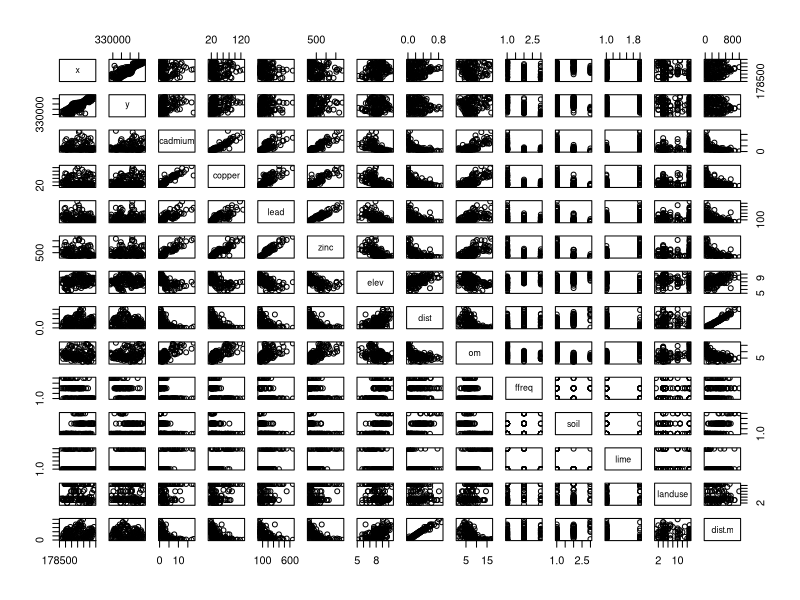
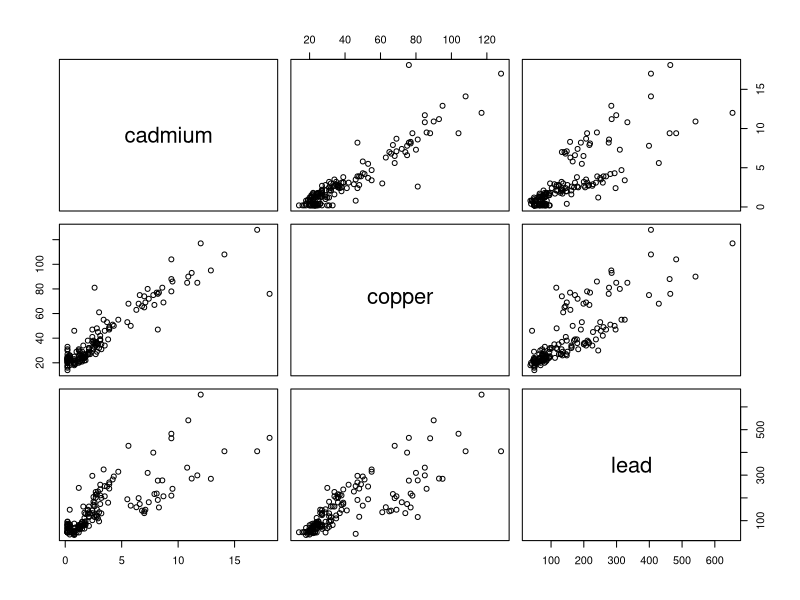
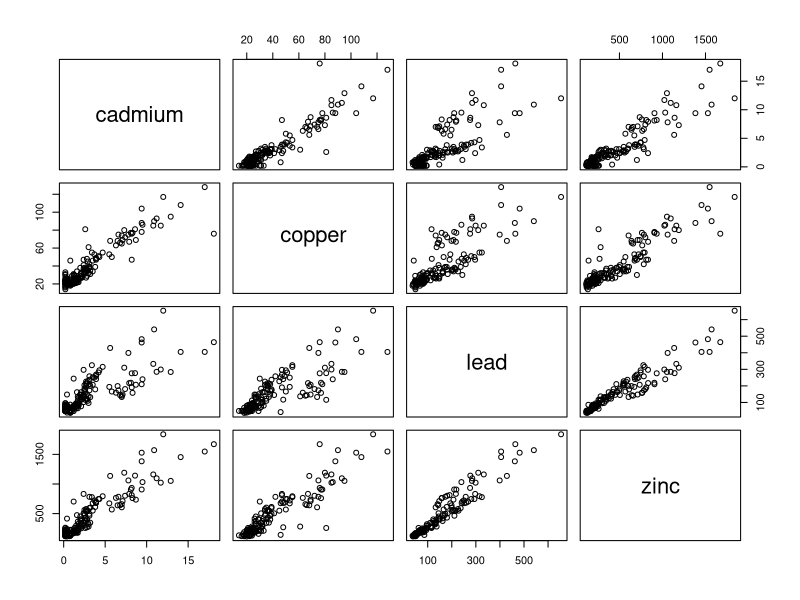
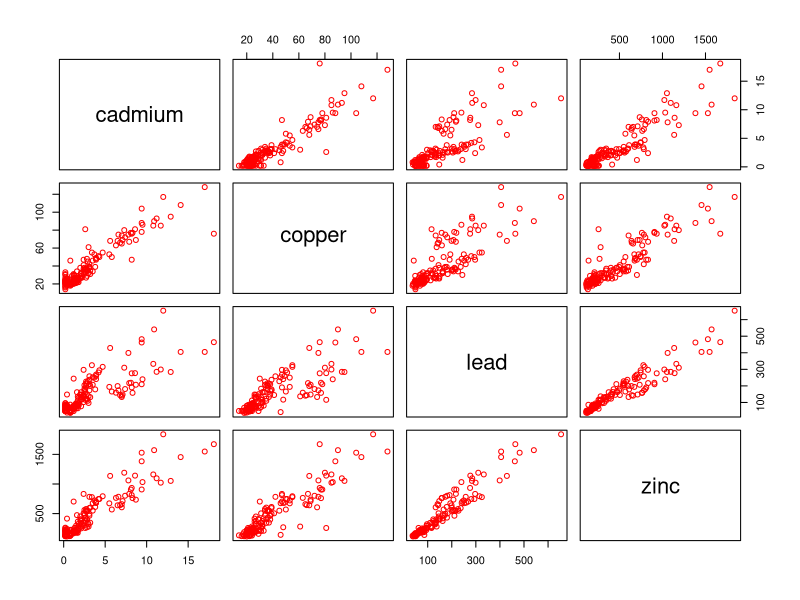
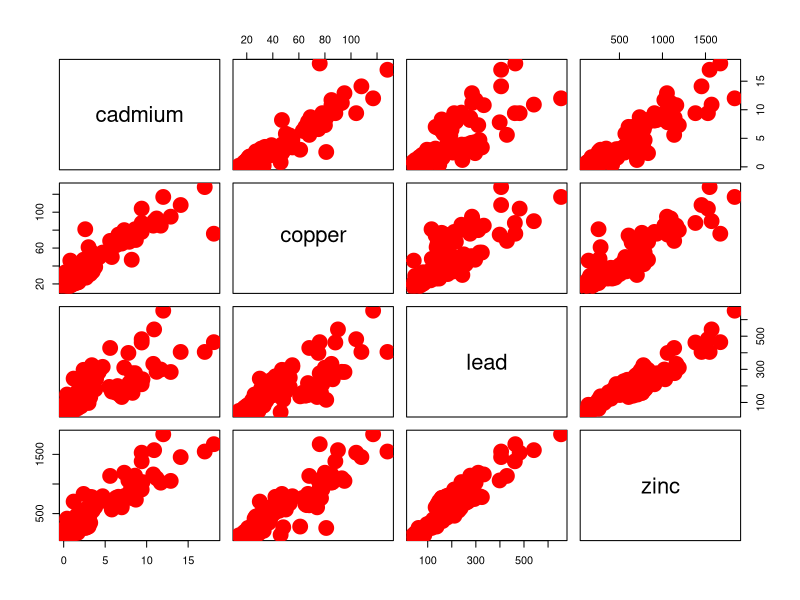
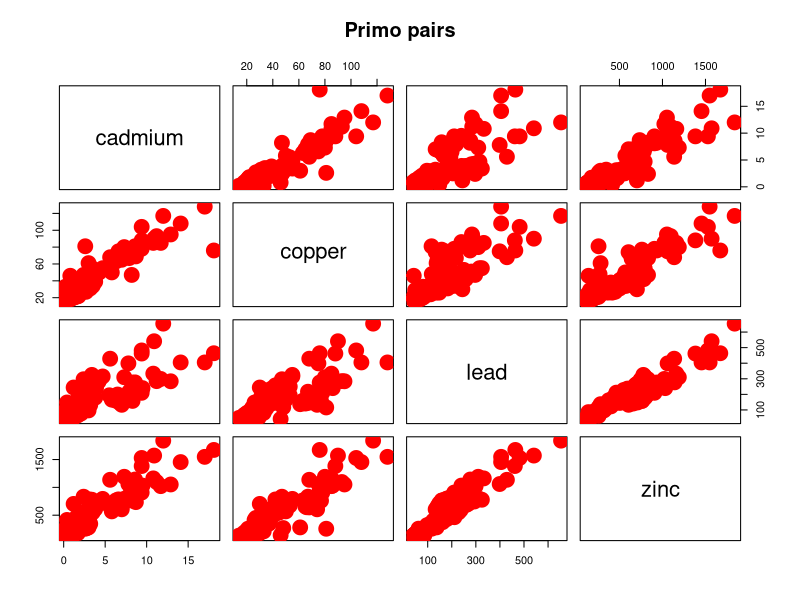
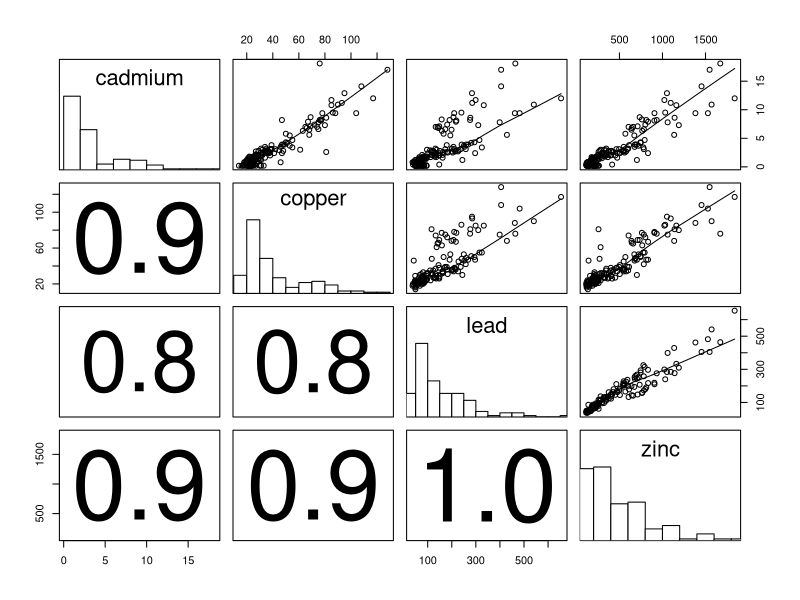
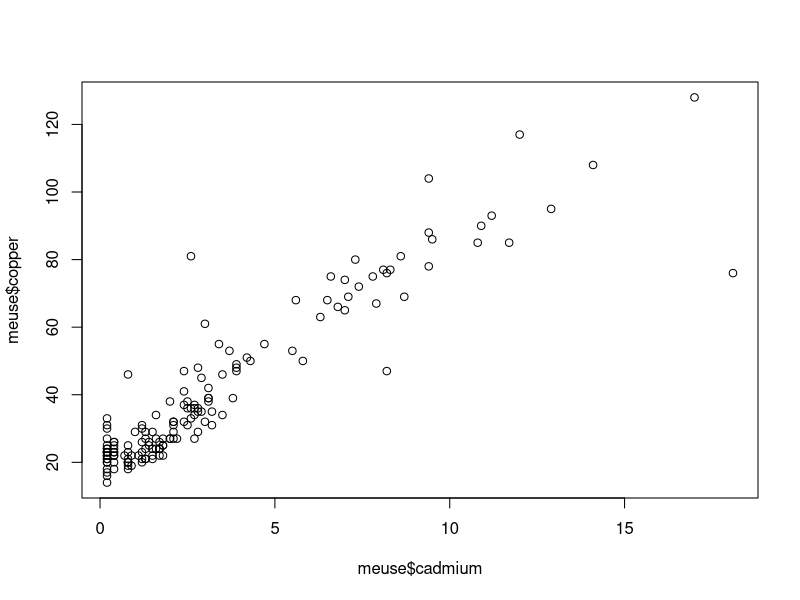

These figures' R source, in order:
#PRIMO CODICE ECOLOGIA DEL PAESAGGIO
install.packages("sp")

library(sp) # richiamiamo la libreria sp prima di .....
data(meuse)
meuse
pairs(meuse)
pairs(~ cadmium + copper + lead , data = meuse)
pairs(~ cadmium + copper + lead + zinc , data = meuse)
pairs(meuse[,3:6], col="red")
pairs(meuse[,3:6], col="red", pch=19, cex=3)
pairs(meuse[,3:6], col="red", pch=19, cex=3, main="Primo pairs")

panel.correlations <- function(x, y, digits=1, prefix="", cex.cor)
{
    usr <- par("usr"); on.exit(par(usr))
    par(usr = c(0, 1, 0, 1))
    r1=cor(x,y,use="pairwise.complete.obs")
    r <- abs(cor(x, y,use="pairwise.complete.obs"))

 

    txt <- format(c(r1, 0.123456789), digits=digits)[1]
    txt <- paste(prefix, txt, sep="")
    if(missing(cex.cor)) cex <- 0.9/strwidth(txt)
    text(0.5, 0.5, txt, cex = cex * r)
}

 

panel.smoothing <- function (x, y, col = par("col"), bg = NA, pch = par("pch"),
    cex = 1, col.smooth = "red", span = 2/3, iter = 3, ...)
{
    points(x, y, pch = pch, col = col, bg = bg, cex = cex)
    ok <- is.finite(x) & is.finite(y)
    if (any(ok))
        lines(stats::lowess(x[ok], y[ok], f = span, iter = iter),
            col = 1, ...)
}

 


panel.histograms <- function(x, ...)
{
    usr <- par("usr"); on.exit(par(usr))
    par(usr = c(usr[1:2], 0, 1.5) )
    h <- hist(x, plot = FALSE)
    breaks <- h$breaks; nB <- length(breaks)
    y <- h$counts; y <- y/max(y)
    rect(breaks[-nB], 0, breaks[-1], y, col="white", ...)
}
pairs(meuse[,3:6], lower.panel = panel.correlations, upper.panel = panel.smoothing, diag.panel = panel.histograms)
#parte di codice che permette di mostrare le tre fuzioni inserite nei grafici, suddivedendole in pannello superiore, inferiore e diagonale.

#funzione plot
plot(meuse$cadmium , meuse$copper)
attach(meuse)
plot(cadmium,copper)
plot(cadmium,copper, pch=17, col="green", main="primo plot")
plot(cadmium,copper, pch=17, col="green", main="primo plot", xlab="cadmio", ylab="rame")
plot(cadmium,copper, pch=17, col="green", main="primo plot", xlab="cadmio", ylab="rame", cex.lab=2, cex=2)
